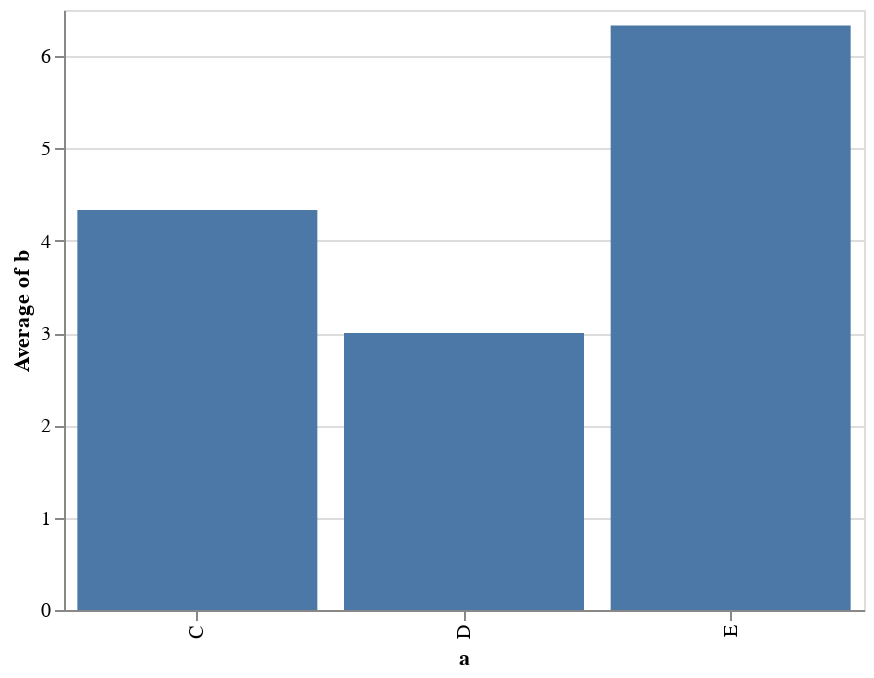

Source (notebook cell):
### Markdown cell above
Aunque en realidad es más acertado utilizar gráficos de barra para mostrar agregaciones. Es tan fácil como cambiar el método `mark_point()` por `mark_bar()`.

### Code cell
alt.Chart(df).mark_bar().encode(
    x='a',
    y='average(b)'
)

### Figure 1 — Vega-Lite specification as saved in the notebook (floating-point values rounded to 4 significant figures)
{"$schema": "https://vega.github.io/schema/vega-lite/v3.4.0.json", "config": {"background": "white", "mark": {"tooltip": null}, "view": {"height": 300, "width": 400}}, "data": {"name": "data-347f1284ea3247c0f55cb966abbdd2d8"}, "datasets": {"data-347f1284ea3247c0f55cb966abbdd2d8": [{"a": "C", "b": 2}, {"a": "C", "b": 7}, {"a": "C", "b": 4}, {"a": "D", "b": 1}, {"a": "D", "b": 2}, {"a": "D", "b": 6}, {"a": "E", "b": 8}, {"a": "E", "b": 4}, {"a": "E", "b": 7}]}, "encoding": {"x": {"field": "a", "type": "nominal"}, "y": {"aggregate": "average", "field": "b", "type": "quantitative"}}, "mark": "bar"}
